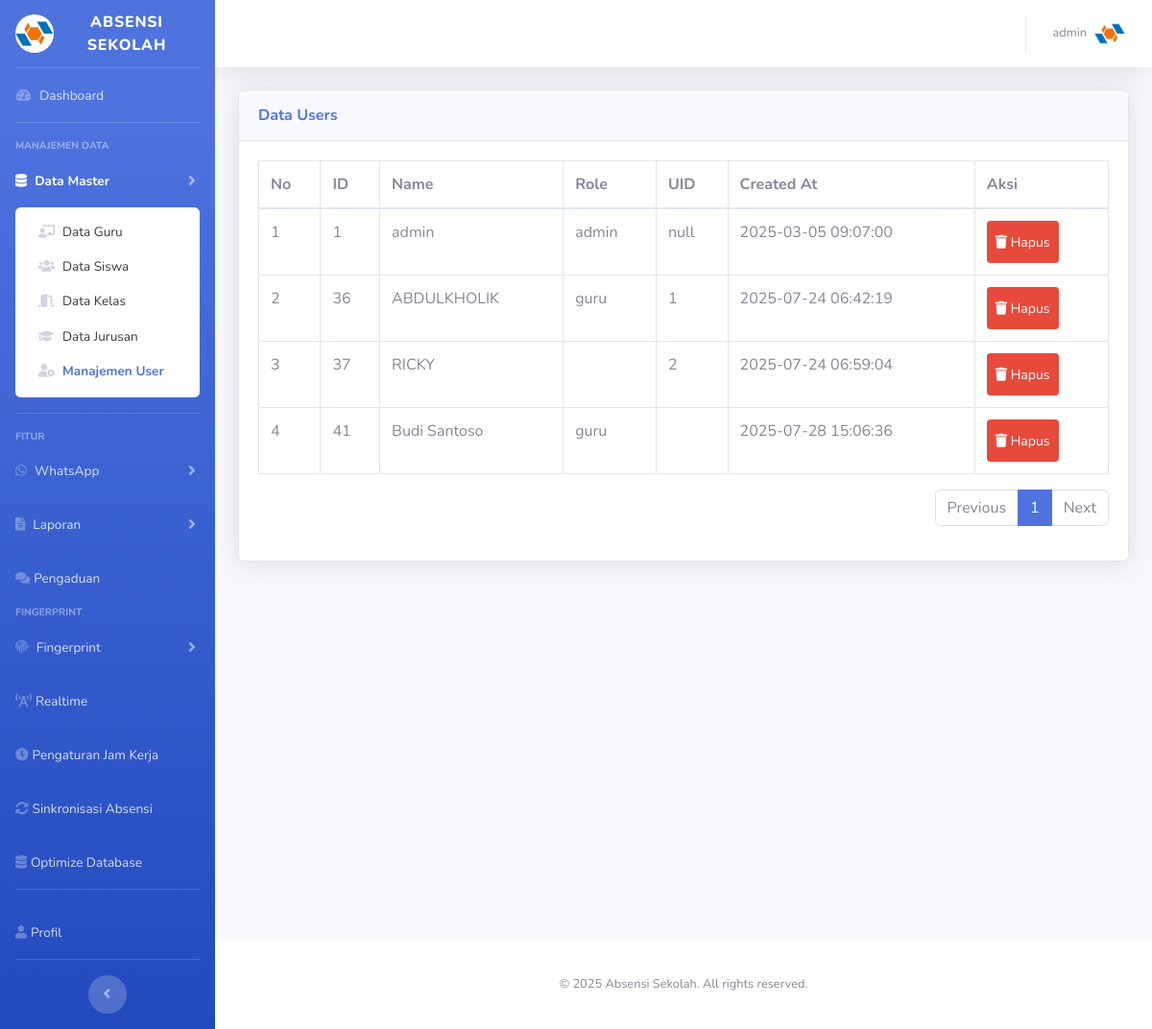
The app's page /admin/users/list_users.php (signed in) with its own data.
### tables this page shows
CREATE TABLE `users` (
  `id` int(11) NOT NULL,
  `name` varchar(50) NOT NULL,
  `phone` varchar(20) DEFAULT NULL,
  `avatar` varchar(255) DEFAULT NULL,
  `password` varchar(255) NOT NULL,
  `role` enum('admin','guru','siswa') NOT NULL,
  `uid` varchar(50) DEFAULT NULL,
  `created_at` timestamp NOT NULL DEFAULT CURRENT_TIMESTAMP
);

### admin/users/list_users.php (the view, shortened to what this page needs)
<?php
include '../../templates/header.php';
include '../../templates/sidebar.php';
include '../../includes/db.php';
$page = isset($_GET['page']) ? (int)$_GET['page'] : 1;
$limit = 10;
$offset = ($page - 1) * $limit;
try {
    $stmt = $conn->query("SELECT SQL_CALC_FOUND_ROWS * FROM users LIMIT $limit OFFSET $offset");
    $dbUsers = $stmt->fetchAll(PDO::FETCH_ASSOC);
    $total = $conn->query("SELECT FOUND_ROWS()")->fetchColumn();
    $totalPages = ceil($total / $limit);
} catch (PDOException $e) {
    die("Database error: " . $e->getMessage());
}
?>
<div id="content-wrapper" class="d-flex flex-column">
    <div id="content">
        <?php include '../../templates/navbar.php'; ?>
        <div class="container-fluid">
            <div class="row">
                <div class="col-lg-12">
                    <div class="card shadow mb-4">
                        <div class="card-header py-3">
                            <h6 class="m-0 font-weight-bold text-primary">Data Users</h6>
                        </div>
                        <div class="card-body table-responsive-sm">
                            <table class="table table-bordered">
                                <thead>
                                    <tr>
                                        <th>No</th>
                                        <th>ID</th>
                                        <th>Name</th>
                                        <th>Role</th>
                                        <th>UID</th>
                                        <th>Created At</th>
                                        <th>Aksi</th>
                                    </tr>
                                </thead>
                                <tbody>
                                    <?php
                                    $no = $offset + 1;
                                    foreach ($dbUsers as $user): ?>
                                        <tr>
                                            <td><?php echo htmlspecialchars($no++); ?></td>
                                            <td><?php echo htmlspecialchars($user['id']); ?></td>
                                            <td><?php echo htmlspecialchars($user['name']); ?></td>
                                            <td><?php echo htmlspecialchars($user['role']); ?></td>
                                            <td><?php echo htmlspecialchars($user['uid']); ?></td>
                                            <td><?php echo htmlspecialchars($user['created_at']); ?></td>
                                            <td>
                                                <button type="button" class="btn btn-danger btn-sm btn-hapus-user"
                                                    data-id="<?php echo $user['id']; ?>"
                                                    data-nama="<?php echo htmlspecialchars($user['name']); ?>"
                                                    data-toggle="modal" data-target="#hapusModal">
                                                    <i class="fas fa-trash"></i> Hapus
                                                </button>
                                            </td>
                                        </tr>
                                    <?php endforeach; ?>
                                </tbody>
                            </table>
                            <nav aria-label="Page navigation example">
                                <ul class="pagination justify-content-end">
                                    <?php if ($page > 1): ?>
                                        <li class="page-item">
                                            <a class="page-link" href="?page=<?php echo $page - 1; ?>">Previous</a>
                                        </li>
                                    <?php else: ?>
                                        <li class="page-item disabled">
                                            <span class="page-link">Previous</span>
                                        </li>
                                    <?php endif; ?>
                                    <?php for ($i = 1; $i <= $totalPages; $i++): ?>
                                        <li class="page-item <?php if ($page == $i) echo 'active'; ?>">
                                            <a class="page-link" href="?page=<?php echo $i; ?>"><?php echo $i; ?></a>
                                        </li>
                                    <?php endfor; ?>
                                    <?php if ($page < $totalPages): ?>
                                        <li class="page-item">
                                            <a class="page-link" href="?page=<?php echo $page + 1; ?>">Next</a>
                                        </li>
                                    <?php else: ?>
                                        <li class="page-item disabled">
                                            <span class="page-link">Next</span>
                                        </li>
                                    <?php endif; ?>
                                </ul>
                            </nav>
                        </div>
                    </div>
                </div>
            </div>
        </div>
    </div>
    <?php include '../../templates/footer.php'; ?>
</div>

### assets/css/mobile-enhancements.css (style rules this page uses)
.btn { min-height: 44px; min-width: 44px; }

### records on screen
users: id "1", name "admin", role "admin", uid "null", created_at "2025-03-05 09:07:00"
users: id "36", name "ABDULKHOLIK", role "guru", uid "1", created_at "2025-07-24 06:42:19"
users: id "37", name "RICKY", uid "2", created_at "2025-07-24 06:59:04"
users: id "41", name "Budi Santoso", role "guru", created_at "2025-07-28 15:06:36"
